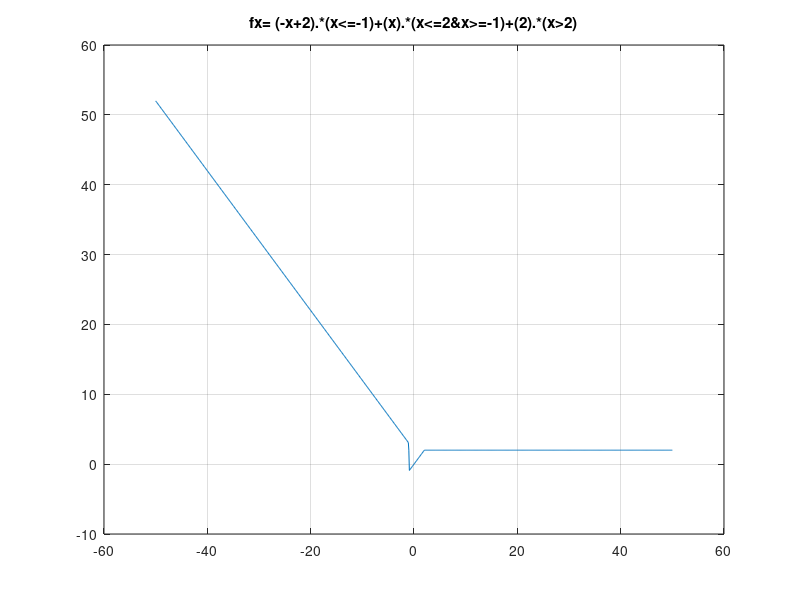

The MATLAB source for this figure:
% Octave Script
% Title       :Funciones reales
% Description :Script que grafique funciones reales
% Author      :Astrit Lariza Garcia Castillo (LarizaG)
% Date        : 28102021
% Version     :1
% Usage       :octave> /path/funcion9
% Notes       :Requiere octave para usar su linea de comandos

clear
% Funcion de trozos numero 9
% Rango de la funcion
x=-50:0.1:50;
% Regla de correspondencia (funcion)
fx= (-x+2).*(x<=-1)+(x).*(x<=2&x>=-1)+(2).*(x>2)
% Funcion a plotear
plot(x, fx)
grid on;
title (["fx= (-x+2).*(x<=-1)+(x).*(x<=2&x>=-1)+(2).*(x>2)"]);